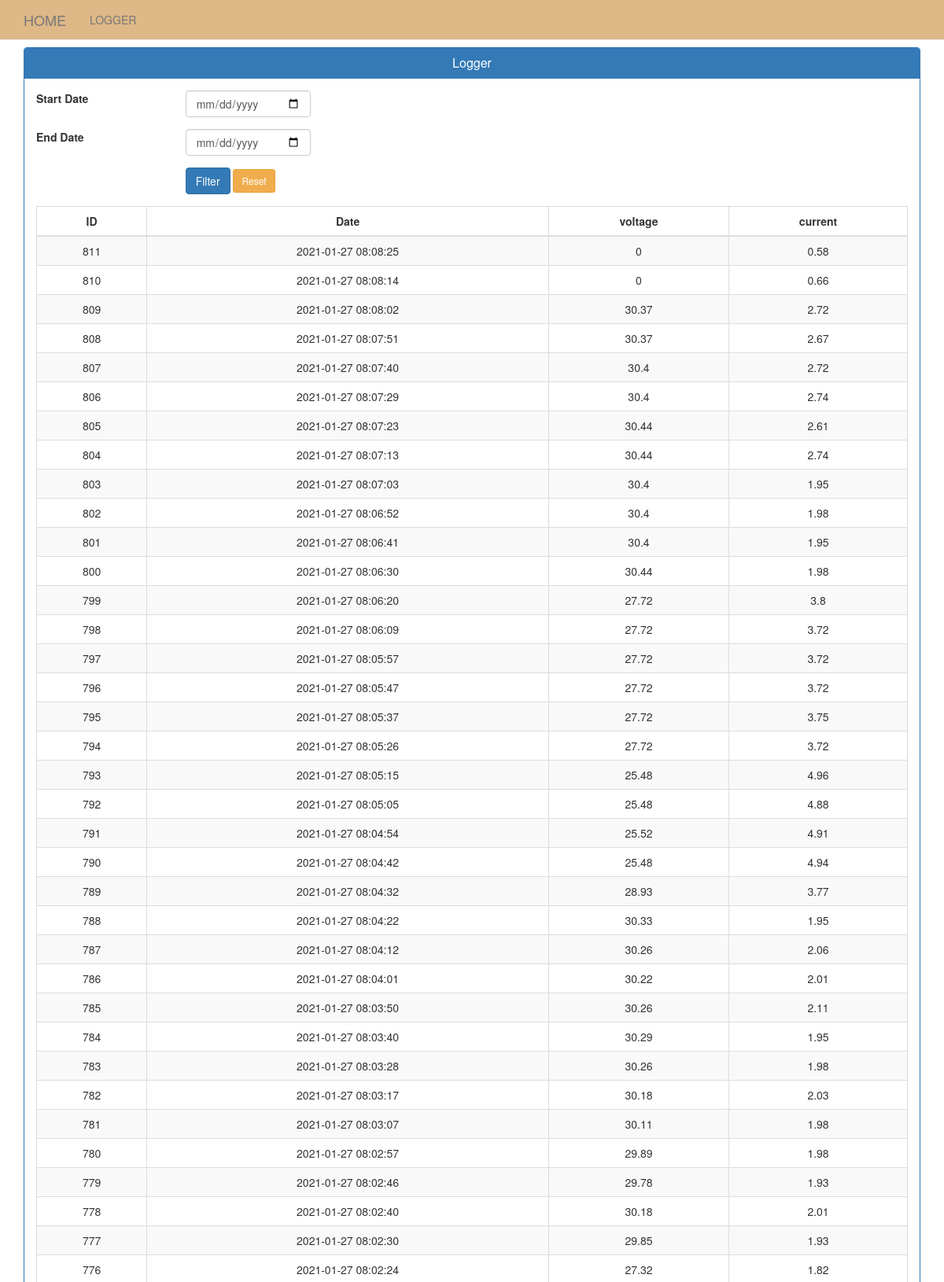
Page /goal.php (upper part) on the committed database.
### tables this page shows
CREATE TABLE `curve` (
  `id` int(100) NOT NULL,
  `voltage` float NOT NULL,
  `current` float NOT NULL,
  `power` float NOT NULL,
  `temperature` float NOT NULL,
  `date` datetime NOT NULL DEFAULT current_timestamp()
);

### goal.php (the view)
<?php include "header.php"; ?>
<div class="container">
  <div class="panel panel-primary">
    <div class="panel-heading">
      <h3 class="panel-title">
        <center>Logger</center>
      </h3>
    </div>
    <?php
    if (isset($_POST['submit'])) {
      if (isset($_GET['sdate']) || isset($_GET['edate'])) {
        $sdate = $_GET['sdate'];
        $edate = $_GET['edate'];
        $sqlAdmin = mysqli_query($konek, "SELECT id,date,voltage,current FROM curve WHERE date >= " . $sdate . " AND date <= " . $edate . " ORDER BY ID DESC LIMIT 0,100");
      }
    } else {
      $sqlAdmin = mysqli_query($konek, "SELECT id,date,voltage,current FROM curve ORDER BY ID DESC LIMIT 0,100");
    }
    ?>
    <div class="panel-body">
      <form class="form-horizontal" method="GET" action="goal.php">
        <div class="form-group">
          <label class="col-md-2">Start Date</label>
          <div class="col-md-2">
            <input type="date" name="sdate" class="form-control" value="<?php echo $sdate; ?>" required>
          </div>
        </div>
        <div class="form-group">
          <label class="col-md-2">End Date</label>
          <div class="col-md-2">
            <input type="date" name="edate" class="form-control" value="<?php echo $edate; ?>" required>
          </div>
        </div>
        <div class="form-group">
          <label class="col-md-2"></label>
          <div class="col-md-8">
            <input type="submit" name="submit" class="btn btn-primary" value="Filter">
            <a href='goal.php' class='btn btn-warning btn-sm'>Reset</a>
          </div>
        </div>
      </form>
      <table class="table table-bordered table-striped">
        <thead>
          <tr>
            <th class='text-center'>ID</th>
            <th class='text-center'>Date</th>
            <th class='text-center'>voltage</th>
            <th class='text-center'>current</th>
          </tr>
        </thead>
        <tbody>
          <?php
          while ($data = mysqli_fetch_array($sqlAdmin)) {
            echo "<tr >
            <td><center>$data[id]</td>
            <td><center>$data[date]</td>
            <td><center>$data[voltage]</td>
            <td><center>$data[current]</td>
            </tr>";
          }
          ?>
        </tbody>
      </table>
    </div>
  </div>
</div>
<?php include "footer.php"; ?>

### header.php (shortened to what this page needs)
<!DOCTYPE html>
<html lang="en">
<head>
  <link href="assets/css/bootstrap.min.css" rel="stylesheet">
  <link href="assets/style.css" rel="stylesheet">
</head>
<body>
  <nav class="navbar navbar-default navbar-fixed-top" style="background-color: burlywood;">
    <div class="container">
      <div class="navbar-header">
        <a class="navbar-brand" href="./">HOME</a>
      </div>
      <div id="navbar" class="collapse navbar-collapse">
        <ul class="nav navbar-nav">
          <li><a href="goal.php">LOGGER</a></li>
        </ul>
      </div>
    </div>
  </nav>

### footer.php (shortened to what this page needs)
</body>
</html>

### assets/style.css (style rules this page uses)
html { position: relative; min-height: 100%; }
body { margin-bottom: 80px; }
body > .container { padding: 60px 15px 0; }

### rows in the picture
curve: id "811", date "2021-01-27 08:08:25", voltage "0", current "0.58"
curve: id "810", date "2021-01-27 08:08:14", voltage "0", current "0.66"
curve: id "809", date "2021-01-27 08:08:02", voltage "30.37", current "2.72"
curve: id "808", date "2021-01-27 08:07:51", voltage "30.37", current "2.67"
curve: id "807", date "2021-01-27 08:07:40", voltage "30.4", current "2.72"
curve: id "806", date "2021-01-27 08:07:29", voltage "30.4", current "2.74"
curve: id "805", date "2021-01-27 08:07:23", voltage "30.44", current "2.61"
curve: id "804", date "2021-01-27 08:07:13", voltage "30.44", current "2.74"
curve: id "803", date "2021-01-27 08:07:03", voltage "30.4", current "1.95"
curve: id "802", date "2021-01-27 08:06:52", voltage "30.4", current "1.98"
curve: id "801", date "2021-01-27 08:06:41", voltage "30.4", current "1.95"
curve: id "800", date "2021-01-27 08:06:30", voltage "30.44", current "1.98"
curve: id "799", date "2021-01-27 08:06:20", voltage "27.72", current "3.8"
curve: id "798", date "2021-01-27 08:06:09", voltage "27.72", current "3.72"
curve: id "797", date "2021-01-27 08:05:57", voltage "27.72", current "3.72"
curve: id "796", date "2021-01-27 08:05:47", voltage "27.72", current "3.72"
curve: id "795", date "2021-01-27 08:05:37", voltage "27.72", current "3.75"
curve: id "794", date "2021-01-27 08:05:26", voltage "27.72", current "3.72"
curve: id "793", date "2021-01-27 08:05:15", voltage "25.48", current "4.96"
curve: id "792", date "2021-01-27 08:05:05", voltage "25.48", current "4.88"
curve: id "791", date "2021-01-27 08:04:54", voltage "25.52", current "4.91"
curve: id "790", date "2021-01-27 08:04:42", voltage "25.48", current "4.94"
curve: id "789", date "2021-01-27 08:04:32", voltage "28.93", current "3.77"
curve: id "788", date "2021-01-27 08:04:22", voltage "30.33", current "1.95"
curve: id "787", date "2021-01-27 08:04:12", voltage "30.26", current "2.06"
curve: id "786", date "2021-01-27 08:04:01", voltage "30.22", current "2.01"
curve: id "785", date "2021-01-27 08:03:50", voltage "30.26", current "2.11"
curve: id "784", date "2021-01-27 08:03:40", voltage "30.29", current "1.95"
curve: id "783", date "2021-01-27 08:03:28", voltage "30.26", current "1.98"
curve: id "782", date "2021-01-27 08:03:17", voltage "30.18", current "2.03"
curve: id "781", date "2021-01-27 08:03:07", voltage "30.11", current "1.98"
curve: id "780", date "2021-01-27 08:02:57", voltage "29.89", current "1.98"
curve: id "779", date "2021-01-27 08:02:46", voltage "29.78", current "1.93"
curve: id "778", date "2021-01-27 08:02:40", voltage "30.18", current "2.01"
curve: id "777", date "2021-01-27 08:02:30", voltage "29.85", current "1.93"
curve: id "776", date "2021-01-27 08:02:24", voltage "27.32", current "1.82"
